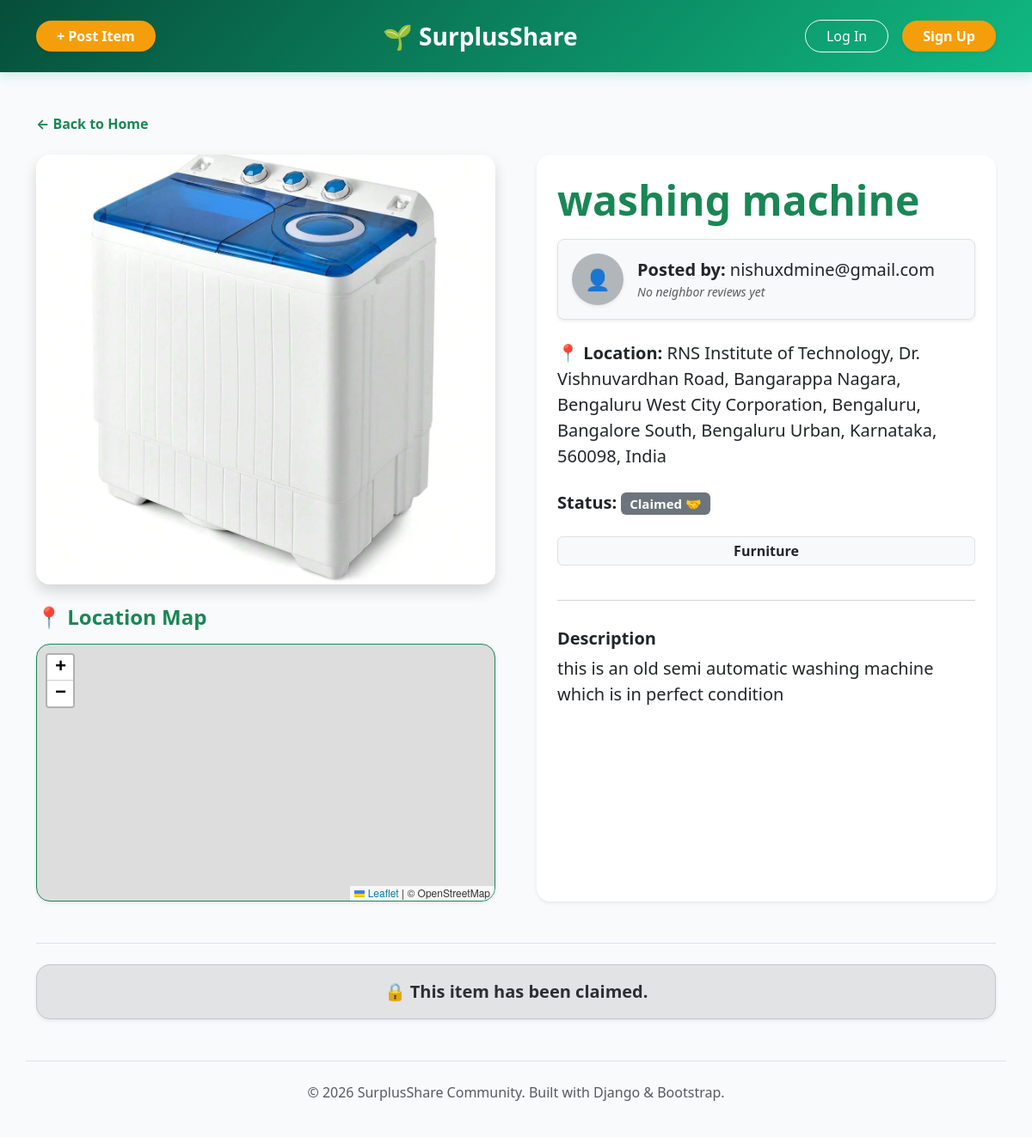
/item/16/, run on the app's committed database.
### marketplace/models.py (models this page shows, shortened)
class Item(models.Model):
    CATEGORY_CHOICES = [
        ('Food', '🍱 Food'),
        ('Utensils', '🍳 Utensils'),
        ('Furniture', '🛋️ Furniture'),
        ('Toys', '🧸 Toys'),
        ('Books', '📚 Books'),
        ('Tools', '🛠️ Tools'),
        ('Pet Supplies', '🐱 Pet Supplies'),
        ('Other', '✨ Other'),
    ]
    owner = models.ForeignKey(User, on_delete=models.CASCADE, null=True, blank=True)
    title = models.CharField(max_length=200)
    image = models.ImageField(upload_to='item_images/', blank=True, null=True)
    description = models.TextField()
    category = models.CharField(max_length=50, choices=CATEGORY_CHOICES)
    location = models.CharField(max_length=200)
    expiry_date = models.DateField(null=True, blank=True, help_text="Optional: When does this expire or need to be picked up by?")
    status = models.CharField(max_length=20, default='Available')
    created_at = models.DateTimeField(auto_now_add=True)

### marketplace/views.py (the view, shortened to what this page needs)
# urls.py: path('item/<int:item_id>/', views.item_detail, name='item_detail'),
def item_detail(request, item_id):
    item = get_object_or_404(Item, id=item_id)
    return render(request, 'item_detail.html', {'item': item})

### marketplace/context_processors.py (called while the page is built)
def unread_messages(request):
    if request.user.is_authenticated:
        count = Message.objects.filter(
            Q(conversation__buyer=request.user) | Q(conversation__item__owner=request.user),
            is_read=False
        ).exclude(sender=request.user).count()
        return {'unread_count': count}
    return {'unread_count': 0}

### marketplace/models.py (called while the page is built)
    @property
    def average_rating(self):
        reviews = self.user.reviews_received.all()
        if reviews:
            return round(sum(r.rating for r in reviews) / len(reviews), 1)
        return 0

### marketplace/templates/item_detail.html (shortened to what this page needs)
{% extends 'base.html' %}
{% block content %}
<link rel="stylesheet" href="https://unpkg.com/leaflet@1.9.4/dist/leaflet.css" />
<div class="mb-4">
    <a href="/" class="text-success text-decoration-none fw-bold dynamic-btn d-inline-block">← Back to Home</a>
</div>
<div class="row g-5">
    <div class="col-md-6">
        {% if item.image %}
            <img src="{{ item.image.url }}" alt="{{ item.title }}" class="img-fluid rounded-4 shadow w-100 mb-4" style="object-fit: cover; max-height: 500px;">
        {% else %}
            <div class="bg-secondary bg-opacity-10 rounded-4 d-flex align-items-center justify-content-center text-muted shadow-sm w-100 mb-4" style="height: 400px;">
                <span class="fs-3">📷 No Image Available</span>
            </div>
        {% endif %}
        <h4 class="fw-bold text-success mb-3">📍 Location Map</h4>
        <div id="map" class="rounded-4 shadow-sm border border-success" style="height: 300px; z-index: 1;"></div>
    </div>
    <div class="col-md-6">
        <div class="card border-0 shadow-sm rounded-4 p-4 h-100 bg-white">
            <h1 class="text-success fw-bold display-5 mb-3">{{ item.title }}</h1>
            <div class="d-flex align-items-center mb-4 border p-3 rounded-3 bg-light shadow-sm">
                {% if item.owner and item.owner.profile.avatar %}
                    <img src="{{ item.owner.profile.avatar.url }}" class="rounded-circle me-3 shadow-sm" style="width: 60px; height: 60px; object-fit: cover;">
                {% else %}
                    <div class="rounded-circle bg-secondary bg-opacity-50 d-flex align-items-center justify-content-center me-3 shadow-sm text-white" style="width: 60px; height: 60px; font-size: 24px;">👤</div>
                {% endif %}
                <div>
                    <p class="mb-0 fs-5"><strong>Posted by:</strong> {% if item.owner %}{{ item.owner.username }}{% else %}Anonymous{% endif %}</p>
                    {% if item.owner and item.owner.profile.average_rating > 0 %}
                        <p class="mb-0 text-warning fw-bold fs-6">
                            ⭐ {{ item.owner.profile.average_rating }} / 5.0
                            <span class="text-muted fw-normal" style="font-size: 0.8rem;">({{ item.owner.reviews_received.count }} reviews)</span>
                        </p>
                    {% else %}
                        <p class="mb-0 text-muted small fst-italic">No neighbor reviews yet</p>
                    {% endif %}
                </div>
            </div>
            <p class="mb-2 fs-5"><strong>📍 Location:</strong> <span id="location-text">{{ item.location }}</span></p>
            <p class="mb-4 fs-5">
                <strong>Status:</strong>
                {% if item.status == 'Available' %}<span class="badge bg-success">Available</span>
                {% else %}<span class="badge bg-secondary">Claimed 🤝</span>{% endif %}
            </p>
            <span class="badge bg-light text-dark border p-2 mb-4 d-inline-block fs-6">{{ item.category }}</span>
            <hr class="text-muted">
            <h5 class="fw-bold mt-3">Description</h5>
            <p class="fs-5 text-dark" style="white-space: pre-line;">{{ item.description }}</p>
        </div>
    </div>
</div>
<div class="mt-5 pt-4 border-top text-center">
    {% if item.status == 'Available' %}
        {% if user.is_authenticated %}
            {% if user == item.owner %}
                <a href="{% url 'inbox' %}" class="btn btn-outline-success fw-bold px-5 py-3 rounded-pill dynamic-btn fs-5 shadow-sm">📥 View Inquiries in Inbox</a>
            {% else %}
                <a href="{% url 'start_chat' item.id %}" class="btn btn-eco fw-bold px-5 py-3 rounded-pill shadow-sm dynamic-btn fs-5">💬 Message Owner Privately</a>
            {% endif %}
        {% else %}
            <div class="alert alert-warning text-center fs-5 shadow-sm rounded-4">
                You must <a href="/login/" class="alert-link text-success">Log In</a> to message the owner.
            </div>
        {% endif %}
    {% else %}
        <div class="alert alert-secondary text-center fw-bold fs-5 shadow-sm rounded-4 mb-4">🔒 This item has been claimed.</div>
    {% endif %}
</div>
{% endblock %}

### marketplace/templates/base.html (style rules this page uses)
:root { --eco-dark: #064e3b; --eco-primary: #10b981; --eco-accent: #f59e0b; --eco-bg: #f8fafc; --eco-card: #ffffff; }
body { background-color: var(--eco-bg); animation: fadeIn 0.5s ease-in-out; }
.dynamic-btn { transition: transform 0.2s ease, box-shadow 0.2s ease; }

### data on the page
Item: image (picture), title "washing machine", owner.username "nishuxdmine@gmail.com", location "RNS Institute of Technology, Dr. Vishnuvardhan Road, Bangarappa Nagara, Bengaluru West City Corporation, Bengaluru, Bangalore South, Bengaluru Urban, Karnataka, 560098, India", category "Furniture", description "this is an old semi automatic washing machine which is in perfect condition"
